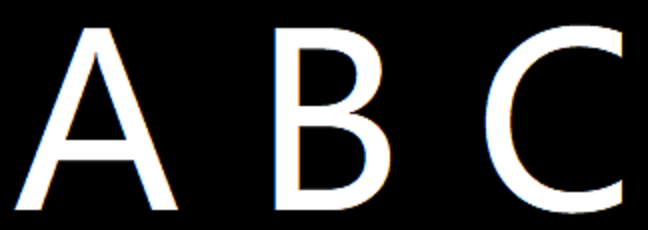
#> input picture images/abc.png, 648 x 230 px, found by its file name
$ python OpencvDemo053.py
#> lines starting #> are read from the running program, lines starting #| are printed output that depends on the picture; after the words box and inside, x2 and y2 are one past the last pixel; in counts of white or black regions, pixels touching at a corner belong together
#!/usr/bin/env python3
#coding = utf-8

import logging
import numpy as np
import cv2 as cv

# 二值图像分析—Hu矩实现轮廓匹配
def OpencvDemo053():
    logging.basicConfig(level=logging.DEBUG)

    src = cv.imread("images/abc.png")
#> src is the input picture: shape (230, 648, 3); mean B, G, R 50.8, 50.8, 50.8
    tpl = cv.imread("images/a5.png")
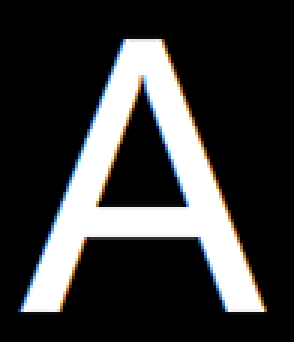
#> input picture images/a5.png, 98 x 114 px, found by its file name (shown 3 times larger)
#> tpl is the input picture: shape (114, 98, 3); mean B, G, R 56.8, 56.7, 56.8
    if (src is None) or (tpl is None):
        logging.error("could not load image(s)!")
        return cv.Error.StsError

    # 轮廓提取
    contours = contours_info(src)
#> in contours_info, `_, binary = cv.threshold(gray, 0, 255, cv.THRESH_BINARY | cv.THRESH_OT..`:
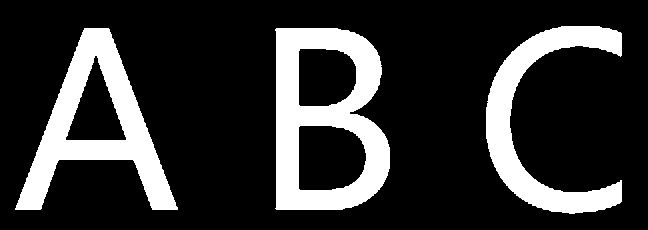
#> binary: shape (230, 648); 19.8% white; 3 white regions
#> in contours_info, `contours, _ = cv.findContours(binary, cv.RETR_EXTERNAL, cv.CHAIN_APPRO..`: contours = 3 contours; box (x1, y1, x2, y2) and area: (275, 28, 390, 210) 17978, (15, 28, 178, 210) 12214, (486, 26, 622, 214) 7685
    contours_tpl = contours_info(tpl)
#> in contours_info (call 2), `_, binary = cv.threshold(gray, 0, 255, cv.THRESH_BINARY | cv.THRESH_OT..`:
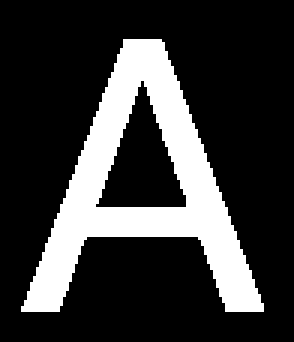
#> binary: shape (114, 98) (shown 3 times larger); 22.2% white; 1 white region
#> in contours_info (call 2), `contours, _ = cv.findContours(binary, cv.RETR_EXTERNAL, cv.CHAIN_APPRO..`: contours = 1 contour; box (x1, y1, x2, y2) and area: (7, 13, 88, 104) 2973
#> contours_tpl has the same summary as contours in contours_info

    dst = np.copy(src)
    dst_tpl = np.copy(tpl)

    for i, _ in enumerate(contours_tpl):
        # 绘制模板轮廓
        if i == 0:
            cv.drawContours(dst_tpl, contours_tpl, i, (0, 0, 255), 2, cv.LINE_8)
        else:
            cv.drawContours(dst_tpl, contours_tpl, i, (0, 255, 0), 2, cv.LINE_8)
#> this loop made 1 pass
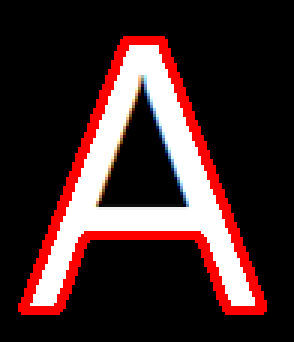
#> dst_tpl: shape (114, 98, 3) (shown 3 times larger); 9.63% of pixels changed, all inside (x1, y1, x2, y2) = (6, 12, 89, 105)

    # 模板轮廓Hu矩计算
    moments_tpl = cv.moments(contours_tpl[0])
#> moments_tpl = moments, m00 2973, centre m10/m00, m01/m00 = (47.33, 60.35)
    hu_tpl = cv.HuMoments(moments_tpl)
#> hu_tpl = [0.264, 0.00321, 0.0131, 0.000831, -2.75e-06, 4.7e-05, -1.82e-09]

    for i, contour in enumerate(contours):
        # 轮廓Hu矩计算
        moments = cv.moments(contour)
        hu = cv.HuMoments(moments)

        # 轮廓匹配
        dist = cv.matchShapes(hu, hu_tpl, cv.CONTOURS_MATCH_I1, 0)
        logging.info("index: %d, distance between 2 shapes: %.3f", i, dist)

        if dist < 1:
            logging.info("index: %d, MATCHED", i)
            cv.drawContours(dst, contours, i, (0, 0, 255), 2, cv.LINE_8)
        else:
            cv.drawContours(dst, contours, i, (0, 255, 0), 2, cv.LINE_8)
#> this loop made 3 passes
#> dist on passes 1 to 2: 19.57, 0.77
#> (hu, dist) on pass 3: ([0.745, 0.116, 0.108, 0.0283, -0.00151, -0.00936, -0.000426], 15.05)
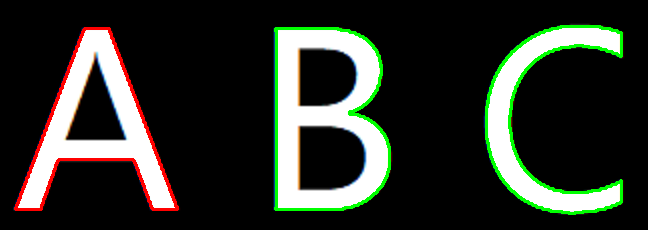
#> dst: shape (230, 648, 3); 4.4% of pixels changed, all inside (x1, y1, x2, y2) = (14, 25, 623, 215)

    h, w, ch = tpl.shape
#> h = 114; w = 98; ch = 3
    result = np.zeros([h * 2, w, ch], dtype=tpl.dtype)
    result[0 : h, 0 : w, :] = tpl
    result[h : h * 2, 0 : w, :] = dst_tpl
    cv.putText(result, "template image", (10, 30), cv.FONT_ITALIC, 0.8, (0, 0, 255), 1)
    cv.putText(result, "template image with external contours", (10, h + 30), cv.FONT_ITALIC, 0.8, (0, 0, 255), 1)
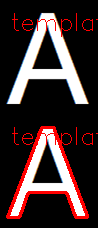
#> result: shape (228, 98, 3); mean B, G, R 48.1, 48.1, 64.8
    cv.imshow("contours matching - template", result)

    h, w, ch = src.shape
#> h = 230; w = 648
    result = np.zeros([h * 2, w, ch], dtype=src.dtype)
    result[0 : h, 0 : w, :] = src
#> result: shape (460, 648, 3)
    result[h : h * 2, 0 : w, :] = dst
    cv.putText(result, "original image", (10, 30), cv.FONT_ITALIC, 0.8, (0, 0, 255), 1)
    cv.putText(result, "image with external contours", (10, h + 30), cv.FONT_ITALIC, 0.8, (0, 0, 255), 1)
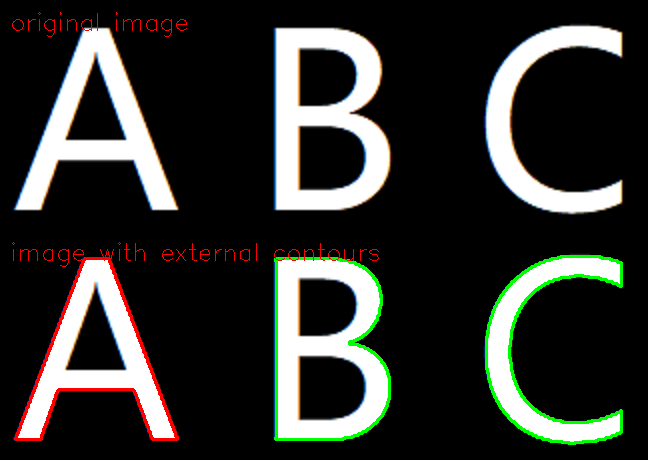
#> result: shape (460, 648, 3); mean B, G, R 47.3, 50.9, 50
    cv.imshow("contours matching - results", result)

    cv.waitKey(0)

    cv.destroyAllWindows()

    return cv.Error.StsOk

def contours_info(image):
    # 二值化
    gray = cv.cvtColor(image, cv.COLOR_BGR2GRAY)
    _, binary = cv.threshold(gray, 0, 255, cv.THRESH_BINARY | cv.THRESH_OTSU)

    # 轮廓发现
    contours, _ = cv.findContours(binary, cv.RETR_EXTERNAL, cv.CHAIN_APPROX_SIMPLE)

    return contours

if __name__ == "__main__":
    OpencvDemo053()

# end of file
